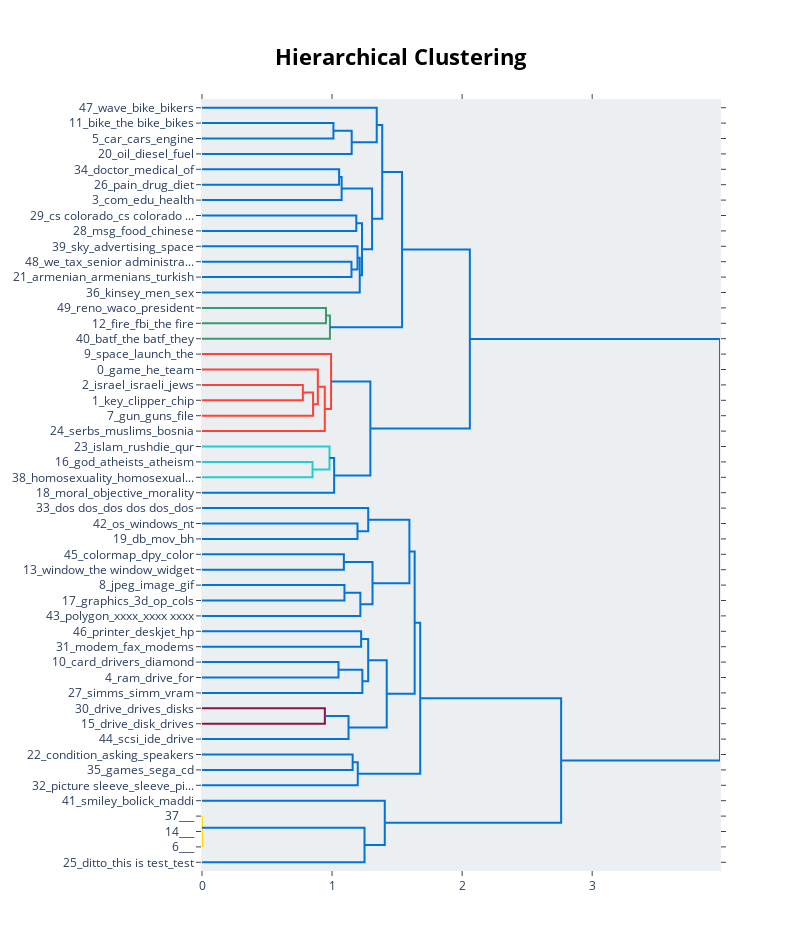

The cell this chart's notebook holds for it:
### Code cell
model.visualize_hierarchy(top_n_topics=50, width=800)

### Figure 1 — Plotly figure (JSON) as saved in the notebook; plotly's stock layout.template omitted (floating-point values rounded to 4 significant figures)
{"data": [{"hoverinfo": "text", "marker": {"color": "rgb(0,116,217)"}, "mode": "lines", "type": "scatter", "x": [0, 1.011, 1.011, 0], "xaxis": "x", "y": [-15, -15, -25, -25], "yaxis": "y"}, {"hoverinfo": "text", "marker": {"color": "rgb(0,116,217)"}, "mode": "lines", "type": "scatter", "x": [1.011, 1.151, 1.151, 0], "xaxis": "x", "y": [-20, -20, -35, -35], "yaxis": "y"}, {"hoverinfo": "text", "marker": {"color": "rgb(0,116,217)"}, "mode": "lines", "type": "scatter", "x": [0, 1.343, 1.343, 1.151], "xaxis": "x", "y": [-5, -5, -27.5, -27.5], "yaxis": "y"}, {"hoverinfo": "text", "marker": {"color": "rgb(0,116,217)"}, "mode": "lines", "type": "scatter", "x": [0, 1.054, 1.054, 0], "xaxis": "x", "y": [-45, -45, -55, -55], "yaxis": "y"}, {"hoverinfo": "text", "marker": {"color": "rgb(0,116,217)"}, "mode": "lines", "type": "scatter", "x": [1.054, 1.074, 1.074, 0], "xaxis": "x", "y": [-50, -50, -65, -65], "yaxis": "y"}, {"hoverinfo": "text", "marker": {"color": "rgb(0,116,217)"}, "mode": "lines", "type": "scatter", "x": [0, 1.186, 1.186, 0], "xaxis": "x", "y": [-75, -75, -85, -85], "yaxis": "y"}, {"hoverinfo": "text", "marker": {"color": "rgb(0,116,217)"}, "mode": "lines", "type": "scatter", "x": [0, 1.149, 1.149, 0], "xaxis": "x", "y": [-105, -105, -115, -115], "yaxis": "y"}, {"hoverinfo": "text", "marker": {"color": "rgb(0,116,217)"}, "mode": "lines", "type": "scatter", "x": [0, 1.196, 1.196, 1.149], "xaxis": "x", "y": [-95, -95, -110, -110], "yaxis": "y"}, {"hoverinfo": "text", "marker": {"color": "rgb(0,116,217)"}, "mode": "lines", "type": "scatter", "x": [1.196, 1.213, 1.213, 0], "xaxis": "x", "y": [-102.5, -102.5, -125, -125], "yaxis": "y"}, {"hoverinfo": "text", "marker": {"color": "rgb(0,116,217)"}, "mode": "lines", "type": "scatter", "x": [1.186, 1.23, 1.23, 1.213], "xaxis": "x", "y": [-80, -80, -113.8, -113.8], "yaxis": "y"}, {"hoverinfo": "text", "marker": {"color": "rgb(0,116,217)"}, "mode": "lines", "type": "scatter", "x": [1.074, 1.308, 1.308, 1.23], "xaxis": "x", "y": [-57.5, -57.5, -96.88, -96.88], "yaxis": "y"}, {"hoverinfo": "text", "marker": {"color": "rgb(0,116,217)"}, "mode": "lines", "type": "scatter", "x": [1.343, 1.386, 1.386, 1.308], "xaxis": "x", "y": [-16.25, -16.25, -77.19, -77.19], "yaxis": "y"}, {"hoverinfo": "text", "marker": {"color": "rgb(61,153,112)"}, "mode": "lines", "type": "scatter", "x": [0, 0.9534, 0.9534, 0], "xaxis": "x", "y": [-135, -135, -145, -145], "yaxis": "y"}, {"hoverinfo": "text", "marker": {"color": "rgb(61,153,112)"}, "mode": "lines", "type": "scatter", "x": [0.9534, 0.9837, 0.9837, 0], "xaxis": "x", "y": [-140, -140, -155, -155], "yaxis": "y"}, {"hoverinfo": "text", "marker": {"color": "rgb(0,116,217)"}, "mode": "lines", "type": "scatter", "x": [1.386, 1.538, 1.538, 0.9837], "xaxis": "x", "y": [-46.72, -46.72, -147.5, -147.5], "yaxis": "y"}, {"hoverinfo": "text", "marker": {"color": "rgb(255,65,54)"}, "mode": "lines", "type": "scatter", "x": [0, 0.7754, 0.7754, 0], "xaxis": "x", "y": [-185, -185, -195, -195], "yaxis": "y"}, {"hoverinfo": "text", "marker": {"color": "rgb(255,65,54)"}, "mode": "lines", "type": "scatter", "x": [0.7754, 0.854, 0.854, 0], "xaxis": "x", "y": [-190, -190, -205, -205], "yaxis": "y"}, {"hoverinfo": "text", "marker": {"color": "rgb(255,65,54)"}, "mode": "lines", "type": "scatter", "x": [0, 0.8906, 0.8906, 0.854], "xaxis": "x", "y": [-175, -175, -197.5, -197.5], "yaxis": "y"}, {"hoverinfo": "text", "marker": {"color": "rgb(255,65,54)"}, "mode": "lines", "type": "scatter", "x": [0.8906, 0.9442, 0.9442, 0], "xaxis": "x", "y": [-186.2, -186.2, -215, -215], "yaxis": "y"}, {"hoverinfo": "text", "marker": {"color": "rgb(255,65,54)"}, "mode": "lines", "type": "scatter", "x": [0, 0.9922, 0.9922, 0.9442], "xaxis": "x", "y": [-165, -165, -200.6, -200.6], "yaxis": "y"}, {"hoverinfo": "text", "marker": {"color": "rgb(35,205,205)"}, "mode": "lines", "type": "scatter", "x": [0, 0.8499, 0.8499, 0], "xaxis": "x", "y": [-235, -235, -245, -245], "yaxis": "y"}, {"hoverinfo": "text", "marker": {"color": "rgb(35,205,205)"}, "mode": "lines", "type": "scatter", "x": [0, 0.9804, 0.9804, 0.8499], "xaxis": "x", "y": [-225, -225, -240, -240], "yaxis": "y"}, {"hoverinfo": "text", "marker": {"color": "rgb(0,116,217)"}, "mode": "lines", "type": "scatter", "x": [0.9804, 1.016, 1.016, 0], "xaxis": "x", "y": [-232.5, -232.5, -255, -255], "yaxis": "y"}, {"hoverinfo": "text", "marker": {"color": "rgb(0,116,217)"}, "mode": "lines", "type": "scatter", "x": [0.9922, 1.294, 1.294, 1.016], "xaxis": "x", "y": [-182.8, -182.8, -243.8, -243.8], "yaxis": "y"}, {"hoverinfo": "text", "marker": {"color": "rgb(0,116,217)"}, "mode": "lines", "type": "scatter", "x": [1.538, 2.059, 2.059, 1.294], "xaxis": "x", "y": [-97.11, -97.11, -213.3, -213.3], "yaxis": "y"}, {"hoverinfo": "text", "marker": {"color": "rgb(0,116,217)"}, "mode": "lines", "type": "scatter", "x": [0, 1.196, 1.196, 0], "xaxis": "x", "y": [-275, -275, -285, -285], "yaxis": "y"}, {"hoverinfo": "text", "marker": {"color": "rgb(0,116,217)"}, "mode": "lines", "type": "scatter", "x": [0, 1.278, 1.278, 1.196], "xaxis": "x", "y": [-265, -265, -280, -280], "yaxis": "y"}, {"hoverinfo": "text", "marker": {"color": "rgb(0,116,217)"}, "mode": "lines", "type": "scatter", "x": [0, 1.091, 1.091, 0], "xaxis": "x", "y": [-295, -295, -305, -305], "yaxis": "y"}, {"hoverinfo": "text", "marker": {"color": "rgb(0,116,217)"}, "mode": "lines", "type": "scatter", "x": [0, 1.095, 1.095, 0], "xaxis": "x", "y": [-315, -315, -325, -325], "yaxis": "y"}, {"hoverinfo": "text", "marker": {"color": "rgb(0,116,217)"}, "mode": "lines", "type": "scatter", "x": [1.095, 1.218, 1.218, 0], "xaxis": "x", "y": [-320, -320, -335, -335], "yaxis": "y"}, {"hoverinfo": "text", "marker": {"color": "rgb(0,116,217)"}, "mode": "lines", "type": "scatter", "x": [1.091, 1.311, 1.311, 1.218], "xaxis": "x", "y": [-300, -300, -327.5, -327.5], "yaxis": "y"}, {"hoverinfo": "text", "marker": {"color": "rgb(0,116,217)"}, "mode": "lines", "type": "scatter", "x": [1.278, 1.595, 1.595, 1.311], "xaxis": "x", "y": [-272.5, -272.5, -313.8, -313.8], "yaxis": "y"}, {"hoverinfo": "text", "marker": {"color": "rgb(0,116,217)"}, "mode": "lines", "type": "scatter", "x": [0, 1.223, 1.223, 0], "xaxis": "x", "y": [-345, -345, -355, -355], "yaxis": "y"}, {"hoverinfo": "text", "marker": {"color": "rgb(0,116,217)"}, "mode": "lines", "type": "scatter", "x": [0, 1.049, 1.049, 0], "xaxis": "x", "y": [-365, -365, -375, -375], "yaxis": "y"}, {"hoverinfo": "text", "marker": {"color": "rgb(0,116,217)"}, "mode": "lines", "type": "scatter", "x": [1.049, 1.233, 1.233, 0], "xaxis": "x", "y": [-370, -370, -385, -385], "yaxis": "y"}, {"hoverinfo": "text", "marker": {"color": "rgb(0,116,217)"}, "mode": "lines", "type": "scatter", "x": [1.223, 1.278, 1.278, 1.233], "xaxis": "x", "y": [-350, -350, -377.5, -377.5], "yaxis": "y"}, {"hoverinfo": "text", "marker": {"color": "rgb(133,20,75)"}, "mode": "lines", "type": "scatter", "x": [0, 0.9446, 0.9446, 0], "xaxis": "x", "y": [-395, -395, -405, -405], "yaxis": "y"}, {"hoverinfo": "text", "marker": {"color": "rgb(0,116,217)"}, "mode": "lines", "type": "scatter", "x": [0.9446, 1.127, 1.127, 0], "xaxis": "x", "y": [-400, -400, -415, -415], "yaxis": "y"}, {"hoverinfo": "text", "marker": {"color": "rgb(0,116,217)"}, "mode": "lines", "type": "scatter", "x": [1.278, 1.42, 1.42, 1.127], "xaxis": "x", "y": [-363.8, -363.8, -407.5, -407.5], "yaxis": "y"}, {"hoverinfo": "text", "marker": {"color": "rgb(0,116,217)"}, "mode": "lines", "type": "scatter", "x": [1.595, 1.635, 1.635, 1.42], "xaxis": "x", "y": [-293.1, -293.1, -385.6, -385.6], "yaxis": "y"}, {"hoverinfo": "text", "marker": {"color": "rgb(0,116,217)"}, "mode": "lines", "type": "scatter", "x": [0, 1.158, 1.158, 0], "xaxis": "x", "y": [-425, -425, -435, -435], "yaxis": "y"}, {"hoverinfo": "text", "marker": {"color": "rgb(0,116,217)"}, "mode": "lines", "type": "scatter", "x": [1.158, 1.198, 1.198, 0], "xaxis": "x", "y": [-430, -430, -445, -445], "yaxis": "y"}, {"hoverinfo": "text", "marker": {"color": "rgb(0,116,217)"}, "mode": "lines", "type": "scatter", "x": [1.635, 1.678, 1.678, 1.198], "xaxis": "x", "y": [-339.4, -339.4, -437.5, -437.5], "yaxis": "y"}, {"hoverinfo": "text", "marker": {"color": "rgb(255,220,0)"}, "mode": "lines", "type": "scatter", "x": [0, 0, 0, 0], "xaxis": "x", "y": [-475, -475, -485, -485], "yaxis": "y"}, {"hoverinfo": "text", "marker": {"color": "rgb(255,220,0)"}, "mode": "lines", "type": "scatter", "x": [0, 0, 0, 0], "xaxis": "x", "y": [-465, -465, -480, -480], "yaxis": "y"}, {"hoverinfo": "text", "marker": {"color": "rgb(0,116,217)"}, "mode": "lines", "type": "scatter", "x": [0, 1.25, 1.25, 0], "xaxis": "x", "y": [-472.5, -472.5, -495, -495], "yaxis": "y"}, {"hoverinfo": "text", "marker": {"color": "rgb(0,116,217)"}, "mode": "lines", "type": "scatter", "x": [0, 1.405, 1.405, 1.25], "xaxis": "x", "y": [-455, -455, -483.8, -483.8], "yaxis": "y"}, {"hoverinfo": "text", "marker": {"color": "rgb(0,116,217)"}, "mode": "lines", "type": "scatter", "x": [1.678, 2.761, 2.761, 1.405], "xaxis": "x", "y": [-388.4, -388.4, -469.4, -469.4], "yaxis": "y"}, {"hoverinfo": "text", "marker": {"color": "rgb(0,116,217)"}, "mode": "lines", "type": "scatter", "x": [2.059, 3.983, 3.983, 2.761], "xaxis": "x", "y": [-155.2, -155.2, -428.9, -428.9], "yaxis": "y"}], "layout": {"autosize": false, "height": 950, "hoverlabel": {"bgcolor": "white", "font": {"family": "Rockwell", "size": 16}}, "hovermode": "closest", "plot_bgcolor": "#ECEFF1", "showlegend": false, "title": {"font": {"color": "Black", "size": 22}, "text": "<b>Hierarchical Clustering", "x": 0.5, "xanchor": "center", "yanchor": "top"}, "width": 800, "xaxis": {"mirror": "allticks", "rangemode": "tozero", "showgrid": false, "showline": true, "showticklabels": true, "ticks": "outside", "type": "linear", "zeroline": false}, "yaxis": {"mirror": "allticks", "range": [-500, 0], "rangemode": "tozero", "showgrid": false, "showline": true, "showticklabels": true, "tickmode": "array", "ticks": "outside", "ticktext": ["47_wave_bike_bikers", "11_bike_the bike_bikes", "5_car_cars_engine", "20_oil_diesel_fuel", "34_doctor_medical_of", "26_pain_drug_diet", "3_com_edu_health", "29_cs colorado_cs colorado ...", "28_msg_food_chinese", "39_sky_advertising_space", "48_we_tax_senior administra...", "21_armenian_armenians_turkish", "36_kinsey_men_sex", "49_reno_waco_president", "12_fire_fbi_the fire", "40_batf_the batf_they", "9_space_launch_the", "0_game_he_team", "2_israel_israeli_jews", "1_key_clipper_chip", "7_gun_guns_file", "24_serbs_muslims_bosnia", "23_islam_rushdie_qur", "16_god_atheists_atheism", "38_homosexuality_homosexual...", "18_moral_objective_morality", "33_dos dos_dos dos dos_dos", "42_os_windows_nt", "19_db_mov_bh", "45_colormap_dpy_color", "13_window_the window_widget", "8_jpeg_image_gif", "17_graphics_3d_op_cols", "43_polygon_xxxx_xxxx xxxx", "46_printer_deskjet_hp", "31_modem_fax_modems", "10_card_drivers_diamond", "4_ram_drive_for", "27_simms_simm_vram", "30_drive_drives_disks", "15_drive_disk_drives", "44_scsi_ide_drive", "22_condition_asking_speakers", "35_games_sega_cd", "32_picture sleeve_sleeve_pi...", "41_smiley_bolick_maddi", "37___", "14___", "6___", "25_ditto_this is test_test"], "tickvals": [-5, -15, -25, -35, -45, -55, -65, -75, -85, -95, -105, -115, -125, -135, -145, -155, -165, -175, -185, -195, -205, -215, -225, -235, -245, -255, -265, -275, -285, -295, -305, -315, -325, -335, -345, -355, -365, -375, -385, -395, -405, -415, -425, -435, -445, -455, -465, -475, -485, -495], "type": "linear", "zeroline": false}}}
